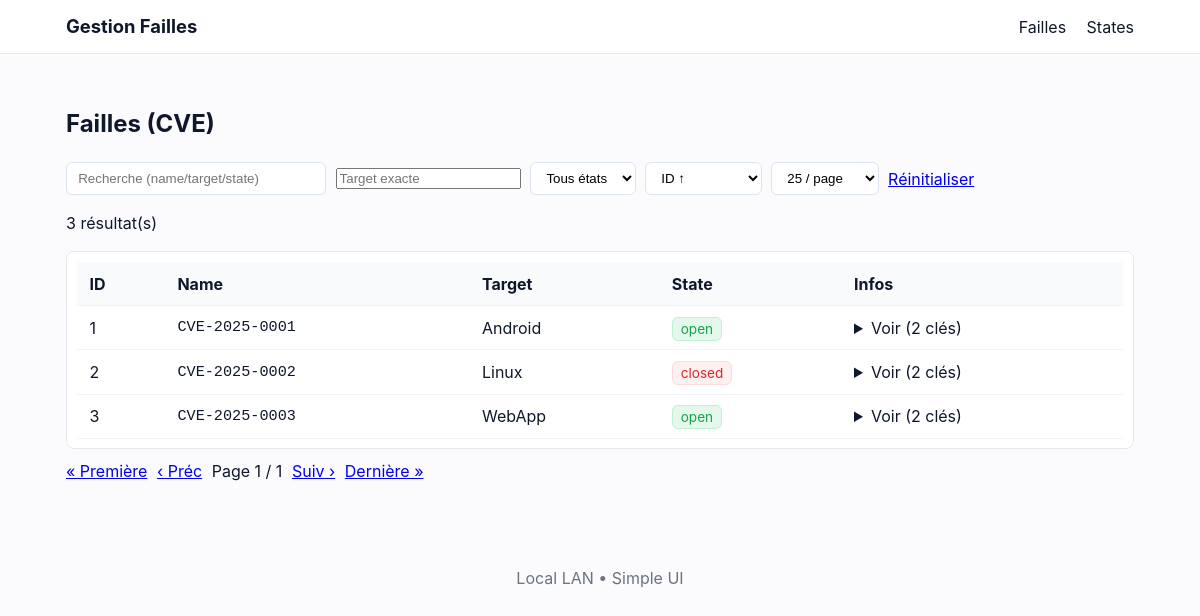
The page /failles on the database as committed earlier.
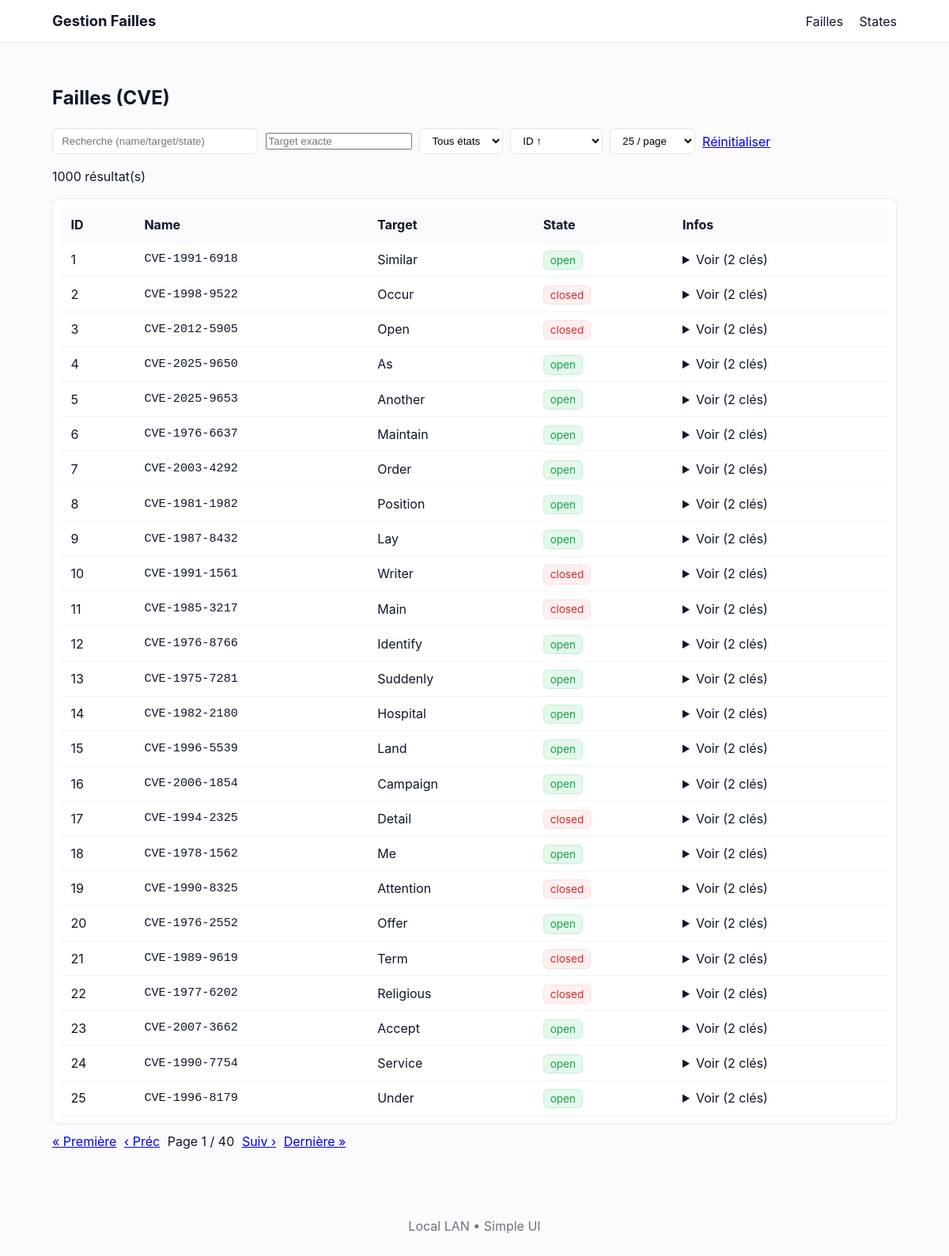
The same page on the database as committed later.
### tables this page shows
CREATE TABLE cve (
            id      INTEGER PRIMARY KEY AUTOINCREMENT,
            name    TEXT NOT NULL,
            target  TEXT NOT NULL,
            state   TEXT NOT NULL,
            infos   TEXT NOT NULL        -- JSON sérialisé
        );

### main.py (the view)
@app.get("/failles", response_class=HTMLResponse)
def failles_page(
    request: Request,
    q: Optional[str] = Query(default=None),
    target: Optional[str] = Query(default=None),
    state: Optional[str] = Query(default=None),
    sort: str = Query(default="id_asc"),
    page: int = Query(default=1, ge=1),
    size: int = Query(default=25, ge=1, le=200),
):
    if q is not None:
        q = q.strip() or None
    if target is not None:
        target = target.strip() or None
    if state is not None:
        state = state.strip() or None
    total = count_cves(q=q, target=target, state=state)
    rows = list_cves_paged(
        q=q,
        target=target,
        state=state,
        sort=sort,
        page=page,
        page_size=size,
    )
    total_pages = max(1, (total + size - 1) // size)
    context = {
        "request": request,
        "rows": rows,
        "total": total,
        "page": page,
        "size": size,
        "total_pages": total_pages,
        "q": q or "",
        "target": target or "",
        "state": state or "",
        "sort": sort,
    }
    return templates.TemplateResponse("failles.html", context)

### Web_app/templates/failles.html (shortened to what this page needs)
{% extends "base.html" %}
{% block content %}
<h2>Failles (CVE)</h2>
<form method="get" id="filtersForm" class="controls">
  <input type="search"
        name="q"
        placeholder="Recherche (name/target/state)"
        value="{{ q }}"
        onkeydown="if(event.key === 'Enter'){ resetAndSend(); }">
  <input type="text" name="target" placeholder="Target exacte"
         value="{{ target }}"
         onkeydown="if(event.key === 'Enter'){ resetAndSend(); }">
  <select name="state" onchange="autoSubmitNow()">
    <option value="" {{ ''==state and 'selected' or '' }}>Tous états</option>
  </select>
  <select name="sort" onchange="autoSubmitNow()">
    <option value="id_asc"   {{ sort=='id_asc' and 'selected' or '' }}>ID ↑</option>
  </select>
  <select name="size" onchange="autoSubmitNow()">
    {% for s in [10,25,50,100] %}
      <option value="{{s}}" {{ s==size and 'selected' or '' }}>{{s}} / page</option>
    {% endfor %}
  </select>
  <a class="btn" href="{{ request.url_for('failles_page') }}">Réinitialiser</a>
</form>
<p class="muted">{{ total }} résultat(s)</p>
<div class="table-wrap">
  <table class="table">
    <thead>
      <tr>
        <th>ID</th><th>Name</th><th>Target</th><th>State</th><th>Infos</th>
      </tr>
    </thead>
    <tbody>
      {% if rows %}
        {% for r in rows %}
        <tr>
          <td>{{ r.id }}</td>
          <td class="mono">{{ r.name }}</td>
          <td>{{ r.target }}</td>
          <td><span class="state {{ r.state }}">{{ r.state }}</span></td>
          <td>
            <details>
              <summary>Voir ({{ r.infos|length }} clés)</summary>
            </details>
          </td>
        </tr>
        {% endfor %}
      {% else %}
        <tr><td colspan="5">Aucun résultat</td></tr>
      {% endif %}
    </tbody>
  </table>
</div>
{% macro qlink(p) -%}
  {{ request.url_for('failles_page')
     ~ '?q=' ~ q
     ~ '&target=' ~ target
     ~ '&state=' ~ state
     ~ '&sort=' ~ sort
     ~ '&size=' ~ size
     ~ '&page=' ~ p
  }}
{%- endmacro %}
<div class="pagination">
  {% set prev = page - 1 if page > 1 else 1 %}
  {% set next = page + 1 if page < total_pages else total_pages %}
  <a class="btn" href="{{ qlink(1) }}">« Première</a>
  <a class="btn" href="{{ qlink(prev) }}">‹ Préc</a>
  <span>Page {{ page }} / {{ total_pages }}</span>
  <a class="btn" href="{{ qlink(next) }}">Suiv ›</a>
  <a class="btn" href="{{ qlink(total_pages) }}">Dernière »</a>
</div>
{% endblock %}

Rows that differ between the two databases and show on the page:
changed cve id 1: name "CVE-2025-0001" → "CVE-1991-6918"; target "Android" → "Similar"
changed cve id 2: name "CVE-2025-0002" → "CVE-1998-9522"; target "Linux" → "Occur"
changed cve id 3: name "CVE-2025-0003" → "CVE-2012-5905"; target "WebApp" → "Open"; state "open" → "closed"
added cve: id "4", name "CVE-2025-9650", target "As", state "open", infos|length "2"
added cve: id "5", name "CVE-2025-9653", target "Another", state "open", infos|length "2"
added cve: id "6", name "CVE-1976-6637", target "Maintain", state "open", infos|length "2"
added cve: id "7", name "CVE-2003-4292", target "Order", state "open", infos|length "2"
added cve: id "8", name "CVE-1981-1982", target "Position", state "open", infos|length "2"
added cve: id "9", name "CVE-1987-8432", target "Lay", state "open", infos|length "2"
added cve: id "10", name "CVE-1991-1561", target "Writer", state "closed", infos|length "2"
added cve: id "11", name "CVE-1985-3217", target "Main", state "closed", infos|length "2"
added cve: id "12", name "CVE-1976-8766", target "Identify", state "open", infos|length "2"
added cve: id "13", name "CVE-1975-7281", target "Suddenly", state "open", infos|length "2"
added cve: id "14", name "CVE-1982-2180", target "Hospital", state "open", infos|length "2"
added cve: id "15", name "CVE-1996-5539", target "Land", state "open", infos|length "2"
added cve: id "16", name "CVE-2006-1854", target "Campaign", state "open", infos|length "2"
added cve: id "17", name "CVE-1994-2325", target "Detail", state "closed", infos|length "2"
added cve: id "18", name "CVE-1978-1562", target "Me", state "open", infos|length "2"
added cve: id "19", name "CVE-1990-8325", target "Attention", state "closed", infos|length "2"
added cve: id "20", name "CVE-1976-2552", target "Offer", state "open", infos|length "2"
added cve: id "21", name "CVE-1989-9619", target "Term", state "closed", infos|length "2"
added cve: id "22", name "CVE-1977-6202", target "Religious", state "closed", infos|length "2"
added cve: id "23", name "CVE-2007-3662", target "Accept", state "open", infos|length "2"
added cve: id "24", name "CVE-1990-7754", target "Service", state "open", infos|length "2"
added cve: id "25", name "CVE-1996-8179", target "Under", state "open", infos|length "2"
Other text that changed with them:
{{ total }}: "3" → "1000"
{{ total_pages }}: "1" → "40"
